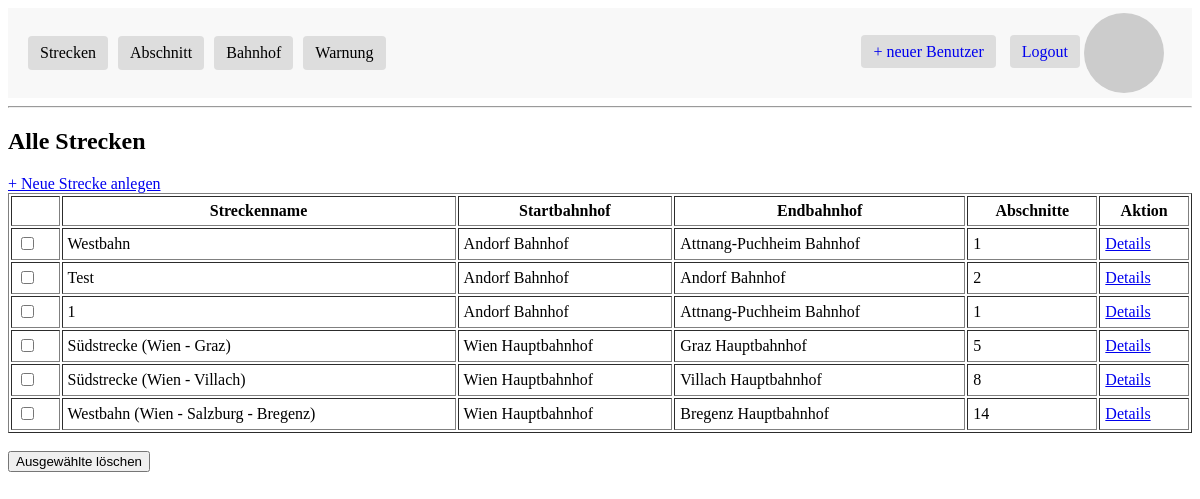
The page /strecke (signed in) on the database its author committed.
### app/models.py (models this page shows, shortened)
class Strecke(db.Model):
    __tablename__ = 'strecken'
    streckenId: so.Mapped[int] = so.mapped_column(sa.Integer, primary_key=True)
    name: so.Mapped[str] = so.mapped_column(sa.String(100), nullable=False, unique=True)
    reihenfolge: so.Mapped[List['Reihenfolge']] = so.relationship(
        'Reihenfolge',
        order_by='Reihenfolge.reihenfolge',
        cascade='all, delete-orphan'
    )
    @property
    def abschnitte_in_reihenfolge(self):
        return [verbindung.abschnitt for verbindung in self.reihenfolge]
    @property
    def start_end_bahnhoefe(self):
        abschnitte = self.abschnitte_in_reihenfolge
        if not abschnitte:
            return None, None
        start_bhf = abschnitte[0].startBahnhof
        end_bhf = abschnitte[-1].endBahnhof
        return start_bhf, end_bhf

class Bahnhof (db.Model):
    __tablename__ = 'bahnhof'
    bahnhofId: so.Mapped[int] = so.mapped_column(primary_key=True)
    name: so.Mapped[str] = so.mapped_column(sa.String(64), index=True,
                                                unique=True)
    adresse: so.Mapped[str] = so.mapped_column(sa.String(120), index=True,
                                             unique=True)
    latitude: so.Mapped[float] = so.mapped_column(sa.Float, nullable=True)
    longitude: so.Mapped[float] = so.mapped_column(sa.Float, nullable=True)
    start_abschnitte: so.Mapped[list['Abschnitt']] = so.relationship(
            "Abschnitt",
            back_populates="startBahnhof",
            primaryjoin="Bahnhof.bahnhofId == Abschnitt.startBahnhofId"
    )
    end_abschnitte: so.Mapped[list['Abschnitt']] = so.relationship(
            "Abschnitt",
            back_populates="endBahnhof",
            primaryjoin="Bahnhof.bahnhofId == Abschnitt.endBahnhofId"
    )

### app/routes.py (the view)
@app.route('/', methods=['GET', 'POST'])
@app.route('/strecke', methods=['GET', 'POST'])
@login_required
def strecke():
    alle_strecken = Strecke.query.all()
    strecken_daten = []
    for strecke in alle_strecken:
        start_bhf, end_bhf = strecke.start_end_bahnhoefe
        strecken_daten.append({
            'id': strecke.streckenId,
            'name': strecke.name,
            'start_bahnhof': start_bhf.name if start_bhf else 'N/A',
            'end_bahnhof': end_bhf.name if end_bhf else 'N/A',
            'anzahl_abschnitte': len(strecke.reihenfolge)
        })
    return render_template(
        'strecke.html',
        title='Alle definierten Strecken',
        strecken=strecken_daten,
        role=current_user.role
    )

### app/models.py (called while the page is built)
@login.user_loader
def load_user(id):
    return db.session.get(User, int(id))

    def avatar(self, size):
        digest = md5(self.email.lower().encode('utf-8')).hexdigest()
        return f'https://www.gravatar.com/avatar/{digest}?d=identicon&s={size}'

### app/templates/strecke.html (shortened to what this page needs)
{% extends "base.html" %}
{% block content %}
<h2>Alle Strecken</h2>
<a href="{{ url_for('strecke_add') }}" class="btn btn-success mb-3">
    + Neue Strecke anlegen
</a>
<div style="display: flex; gap: 20px;">
    <div style="flex: 1; overflow-y: auto; max-height: 80vh;">
        <form method="POST" action="{{ url_for('delete_multiple_strecke') }}">
            <table class="table table-striped" border="1" cellpadding="5" style="width:100%;">
                <thead>
                    <tr>
                        {% if role.value != 'mitarbeiter' %}
                        <th></th>
                        {% endif %}
                        <th>Streckenname</th>
                        <th>Startbahnhof</th>
                        <th>Endbahnhof</th>
                        <th>Abschnitte</th>
                        {% if role.value != 'mitarbeiter' %}
                        <th>Aktion</th>
                        {% endif %}
                    </tr>
                </thead>
                <tbody>
                    {% for s in strecken %}
                    <tr>
                        {% if role.value != 'mitarbeiter' %}
                        <td><input type="checkbox" name="strecke_ids" value="{{ s.id }}"></td>
                        {% endif %}
                        <td>{{ s.name }}</td>
                        <td>{{ s.start_bahnhof }}</td>
                        <td>{{ s.end_bahnhof }}</td>
                        <td>{{ s.anzahl_abschnitte }}</td>
                        {% if role.value != 'mitarbeiter' %}
                        <td>
                            <a href="{{ url_for('strecke_add', strecke_id=s.id) }}" class="btn btn-info btn-sm">Details</a>
                        </td>
                        {% endif %}
                    </tr>
                    {% endfor %}
                </tbody>
            </table>
            {% if role.value != 'mitarbeiter' %}
            <br>
            <button type="submit" class="btn btn-danger" onclick="return confirm('Willst du wirklich alle ausgewählten Strecken löschen?');">
                Ausgewählte löschen
            </button>
            {% endif %}
        </form>
    </div>
</div>
{% endblock %}

### rows shown on the page
Strecke: name "Westbahn"
Bahnhof: start_bahnhof "Andorf Bahnhof" "Andorf Bahnhof" "Andorf Bahnhof", end_bahnhof "Andorf Bahnhof"
Bahnhof: end_bahnhof "Attnang-Puchheim Bahnhof" "Attnang-Puchheim Bahnhof"
Strecke: name "Test"
Strecke: name "Südstrecke (Wien - Graz)"
Bahnhof: start_bahnhof "Wien Hauptbahnhof" "Wien Hauptbahnhof" "Wien Hauptbahnhof"
Bahnhof: end_bahnhof "Graz Hauptbahnhof"
Strecke: name "Südstrecke (Wien - Villach)"
Bahnhof: end_bahnhof "Villach Hauptbahnhof"
Strecke: name "Westbahn (Wien - Salzburg - Bregenz)"
Bahnhof: end_bahnhof "Bregenz Hauptbahnhof"

### other values the page prints
{{ s.anzahl_abschnitte }} "1" "2" "1" "5" "8" "14"
{{ s.name }} "1"
